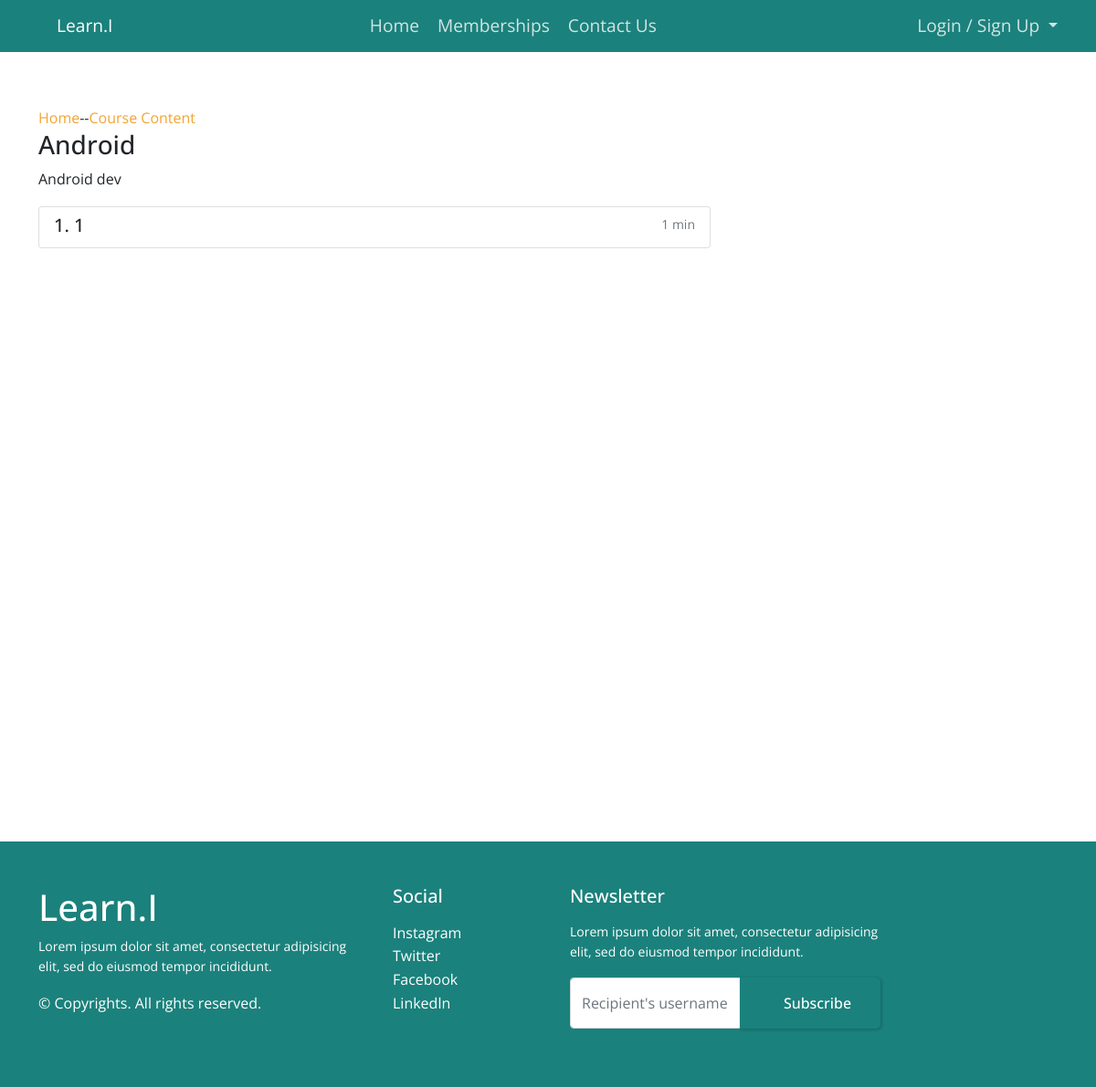
/Android, run on the app's committed database.
### course/models.py (models this page shows, shortened)
class Course(models.Model):
    slug = models.SlugField()
    title = models.CharField(max_length=120)
    description = models.TextField()
    allowed_memberships = models.ManyToManyField(Membership)
    thumbnail = models.ImageField(null=True)
    updated = models.DateTimeField(auto_now=True)
    created = models.DateField(auto_now_add=True)
    @property
    def lessons(self):
        return self.lesson_set.all().order_by('position')

class Lesson(models.Model):
    slug = models.SlugField()
    title = models.CharField(max_length=120)
    course = models.ForeignKey(Course, on_delete=models.SET_NULL, null=True)
    position = models.IntegerField()
    video_url = models.CharField(max_length=200)
    videofile = models.FileField(upload_to='videos/',
                                 null=True,
                                 verbose_name="")
    thumbnail = models.ImageField()
    def get_absolute_url(self):
        return reverse("course:lesson-detail",
                       kwargs={
                           "course_slug": self.course.slug,
                           "lesson_slug": self.slug
                       })

### course/views.py (the view)
# urls.py: path('<slug>', CourseDetailView.as_view(), name='detail'),
class CourseDetailView(DetailView):
    model = Course

### course/templates/course/course_detail.html (shortened to what this page needs)
{% extends 'course/base.html' %}
{% block content %}
<div class="container">
    <div class="section-coursedetail">
        <div class="d-flex align-items-center">
            <a class="top-content"  href="{% url 'course:home' %}">Home</a>
        <span>--</span><span class="top-content">Course Content</span>
        </div>
        <div class="row">
            <div class="col-sm-8 col-md-8">
                <h3>{{ object.title }}</h3>
                <p>{{ object.description }}</p>
                <div class="list-group">
                    {% for lesson in object.lessons %}
                    <a href="{{ lesson.get_absolute_url }}" class="list-group-item list-group-item-action">
                        <div class="d-flex w-100 justify-content-between">
                            <h5 class="mb-1"><span>{{lesson.position}}. </span>{{ lesson.title }}</h5>
                            <small class="text-muted">1 min</small>
                        </div>
                    </a>
                    {% endfor %}
                </div>
            </div>
        </div>
    </div>
</div>
{% endblock %}

### static/css/main.css (style rules this page uses)
:root { --colorbackgrounddark: #1b817c; --colorbackgroundlight: #fff; --colortextdark: #000; --colortextlight: #fff; --colorbtnlight: #f2a433; --titletextsize: 3em; --subtitlesize: 1.5em; --normaltextsize: 1.2em; --titlefontweight: 700; --subtitlefontweight: 500; --sectionheight: 865px; --sectionpadding: 60px 0 120px 0; --sectiontopmargin: 0 0 70px 0; --webkit-box-shadow: 10px 10px 43px -2px rgba(179, 179, 179, 1); --moz-box-shadow: 10px 10px 43px -2px rgba(179, 179, 179, 1); --box-shadow: 10px 10px 43px -2px rgba(179, 179, 179, 1); }
* { font-family: "Open Sans", sans-serif; }
a { color: inherit; text-decoration: none; transition: all 0.7s; cursor: pointer; }
html { min-height: 100%; position: relative; }
body { line-height: 1.6; min-height: 100vh; }
.section-coursedetail { padding: var(--sectionpadding); height: var(--sectionheight); }
.section-coursedetail .top-content { color: var(--colorbtnlight); }

### data on the page
Course: title "Android", description "Android dev"
Lesson: position "1", title "1"
